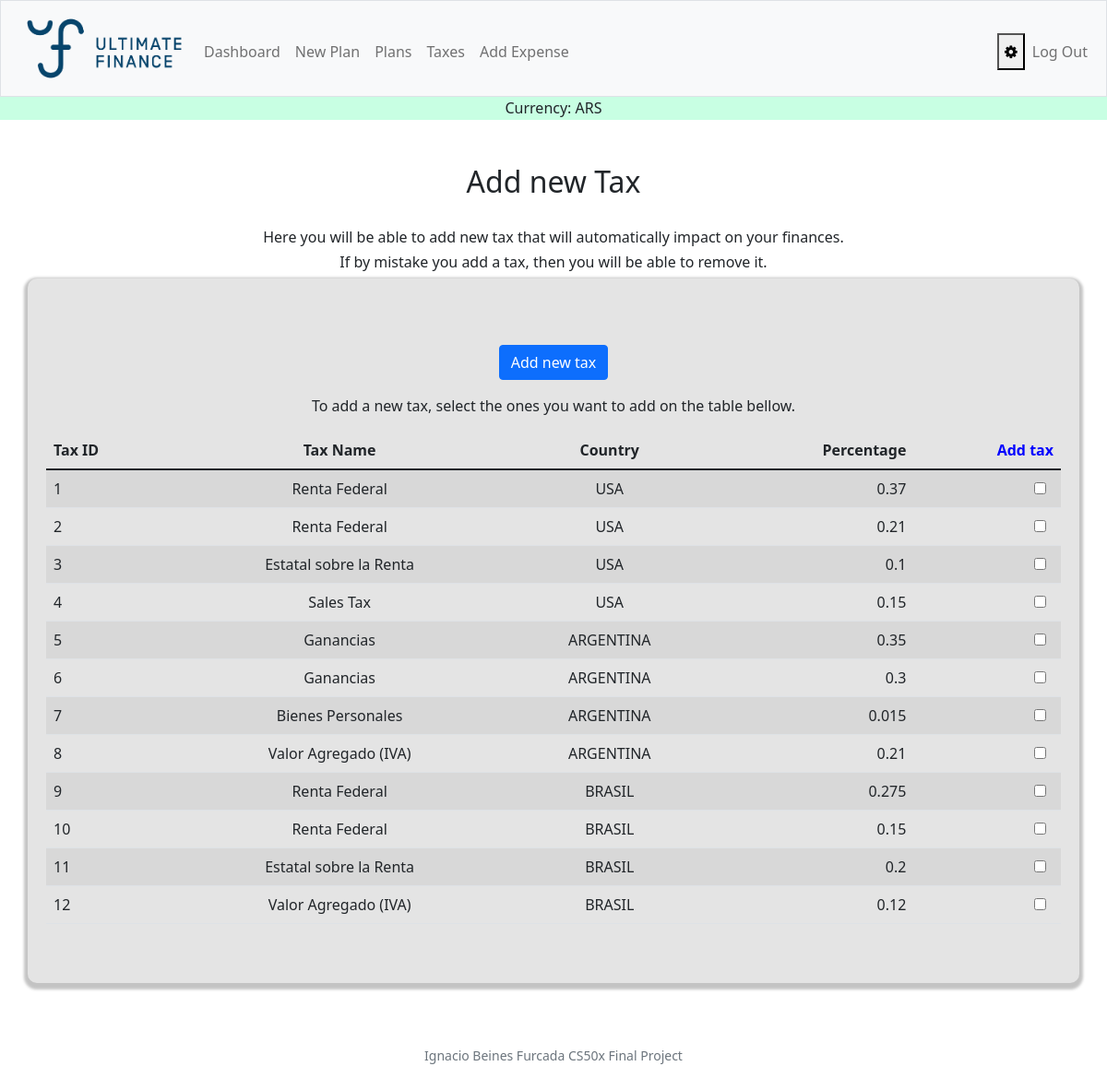
Screenshot of /new_tax (signed in) with the database file from the repository.
### tables this page shows
CREATE TABLE taxes (id INTEGER PRIMARY KEY AUTOINCREMENT NOT NULL, 
name TEXT NOT NULL, percentage FLOAT NOT NULL, country TEXT NOT NULL, type_of_user TEXT NOT NULL);

### app.py (the view)
@app.route("/new_tax", methods=["GET", "POST"])
@login_required
def new_tax():
    taxes = db.execute("SELECT * FROM taxes")
    if request.method == "POST":
        request.form.get("username")
        return render_template("new_tax.html", taxes=taxes)
    return render_template("new_tax.html", taxes=taxes)

### app.py (called while the page is built)
@app.after_request
def after_request(response):
    response.headers["Cache-Control"] = "no-cache, no-store, must-revalidate"
    response.headers["Expires"] = 0
    response.headers["Pragma"] = "no-cache"
    return response

### extras.py (called while the page is built)
def login_required(f):
    @wraps(f)
    def decorated_function(*args, **kwargs):
        if session.get("user_id") is None:
            return redirect("/login")
        return f(*args, **kwargs)
    return decorated_function

### templates/new_tax.html (shortened to what this page needs)
{% extends "layout.html" %}
{% block main %}
    <div>
        <h2 style="text-align:center">Add new Tax</h2>
    </div>
    <br>
    <div>
        <h6 style="text-align:center">Here you will be able to add new tax that will automatically impact on your finances.</h6>
        <h6 style="text-align:center">If by mistake you add a tax, then you will be able to remove it.</h6>
    </div>
    <main class="container py-5 text-center">
        <form action="/new_tax" method="post">
            <br>
            <p>
                <button id="button" class="btn btn-primary" type="submit">Add new tax</button>
            </p>
            <p>To add a new tax, select the ones you want to add on the table bellow. </p>
            <table class="table table-striped">
                <thead>
                    <tr>
                        <th class="text-start">Tax ID</th>
                        <th class="text-center">Tax Name</th>
                        <th class="text-center">Country</th>
                        <th class="text-end">Percentage</th>
                        <th style="color: blue" class="text-end">Add tax</th>
                    </tr>
                </thead>
            <tbody>
                    {% for taxes in taxes %}
                        <tr>
                            <td class="text-start">{{ taxes.id }}</td>
                            <td class="text-center">{{ taxes.name }}</td>
                            <td class="text-center">{{ taxes.country }}</td>
                            <td class="text-end">{{ taxes.percentage }}</td>
                            <td class="text-end"><input id="checkbox" type="checkbox" onclick="enable()"/>   &nbsp;   </td>
                        </tr>
                    {% endfor %}
                </tbody>
            </table>
    </form>
    </main>
{% endblock %}

### static/styles.css (style rules this page uses)
body { min-height: 100vh; display: flex; flex-direction: column; }
.container { background-color: rgb(228, 228, 228); margin:auto; max-width: auto; border-radius: 10px; width: auto; padding: 20px; margin-bottom: 20px; box-shadow: 0 3px 3px 4px rgba(0, 0, 0, 0.235); }
form { text-align: center; align-items: center; }

### rows the page displays
taxes: id "1", name "Renta Federal", country "USA", percentage "0.37"
taxes: id "2", name "Renta Federal", country "USA", percentage "0.21"
taxes: id "3", name "Estatal sobre la Renta", country "USA", percentage "0.1"
taxes: id "4", name "Sales Tax", country "USA", percentage "0.15"
taxes: id "5", name "Ganancias", country "ARGENTINA", percentage "0.35"
taxes: id "6", name "Ganancias", country "ARGENTINA", percentage "0.3"
taxes: id "7", name "Bienes Personales", country "ARGENTINA", percentage "0.015"
taxes: id "8", name "Valor Agregado (IVA)", country "ARGENTINA", percentage "0.21"
taxes: id "9", name "Renta Federal", country "BRASIL", percentage "0.275"
taxes: id "10", name "Renta Federal", country "BRASIL", percentage "0.15"
taxes: id "11", name "Estatal sobre la Renta", country "BRASIL", percentage "0.2"
taxes: id "12", name "Valor Agregado (IVA)", country "BRASIL", percentage "0.12"
